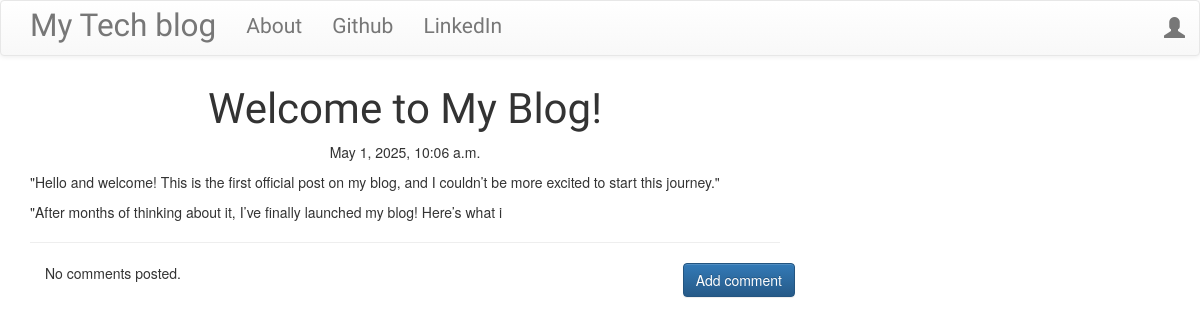
The app's page /post/1/ with its own data.
### blog/models.py (models this page shows, shortened)
class Post(models.Model):
    author = models.ForeignKey('auth.User',on_delete=models.CASCADE)
    title = models.CharField(max_length=200)
    text = models.TextField()
    created_date = models.DateTimeField(default=timezone.now())
    published_date = models.DateTimeField(blank=True, null=True)

### blog/views.py (the view)
# urls.py: path('post/<int:pk>/', views.PostDetailView.as_view(), name='post_detail'),  # URL for post detail view
class PostDetailView(DetailView):
    model = Post

### blog/templates/blog/post_detail.html (shortened to what this page needs)
{% extends 'blog/base.html' %} {% block content %}
<h1 class="posttitle loader">{{ post.title }}</h1>
{% if post.published_date %}
<div class="date postdate">{{ post.published_date }}</div>
{% else %}
<a class="btn btn-default" href="{% url 'post_publish' pk=post.pk %}"
  >Publish</a
>
{% endif %}
<p class="postcontent">{{ post.text|safe|linebreaksbr }}</p>
<hr />
<a
  class="btn btn-primary btn-comment"
  href="{% url 'add_comment_to_post' pk=post.pk %}"
  >Add comment</a
>
<div class="container">
  {% for comment in post.comments.all %}
  <br />
  {% if user.is_authenticated or comment.approved_comment %} {{
  comment.created_date }} {% if not comment.approved_comment %}
  <a class="btn btn-default" href="{% url 'comment_remove' pk=comment.pk %}"
    ><span class="glyphicon glyphicon-remove"></span
  ></a>
  <a class="btn btn-default" href="{% url 'comment_approve' pk=comment.pk %}"
    ><span class="glyphicon glyphicon-ok"></span
  ></a>
  {% endif %}
  <p>{{ comment.text|safe|linebreaks }}</p>
  <p>Posted by: <strong>{{ comment.author }}</strong></p>
  {% endif %} {% empty %}
  <p>No comments posted.</p>
  {% endfor %}
</div>
{% endblock %}

### blog/static/css/blog.css (style rules this page uses)
.postdate { text-align: center; }
.posttitle { font-family: 'Russo One', sans-serif; font-size: 3em; text-align: center; }
.postcontent { font-family: 'Montserrat'; font-size: 1.5em; }
.btn-comment { position: absolute; right: 0px; }
.loader { filter:hue-rotate(0deg); color: linear-gradient(45deg,#0f8,#08f); animation:hue 5000ms infinite linear; }

### records on screen
Post: title "Welcome to My Blog!", published_date "May 1, 2025, 10:06 a.m.", text "\"Hello and welcome! This is the first official post on my blog, and I couldn’t be more excited to start this journey.\" \"After months of thinking about it, I’ve finally launched my blog! Here’s what i"
